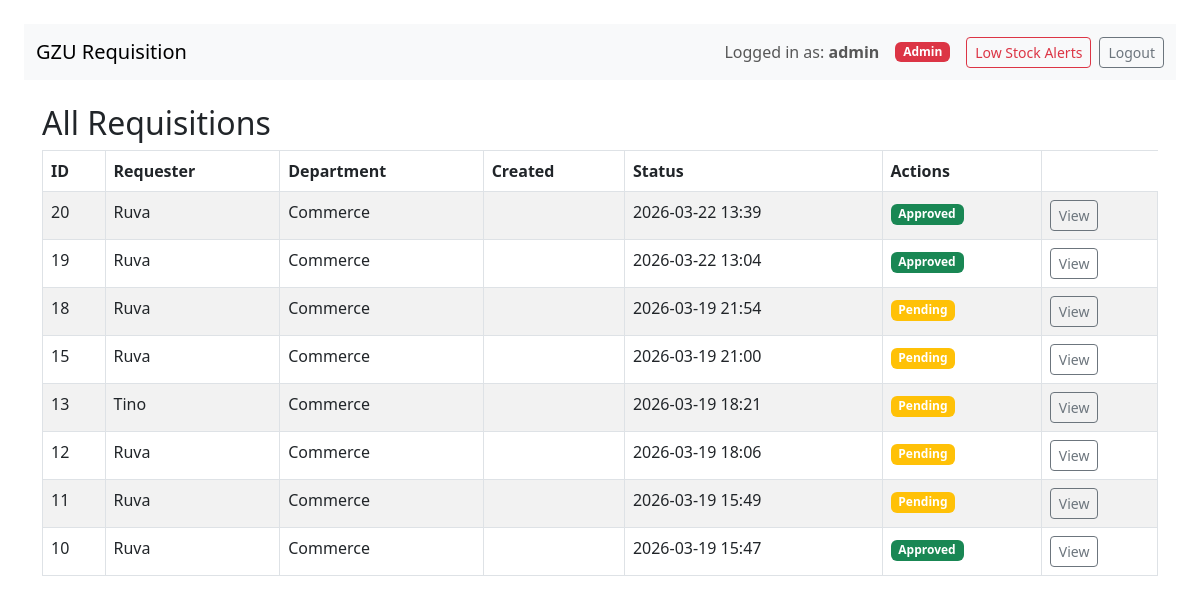
Page /requisitions/ (signed in) on the earlier database version.
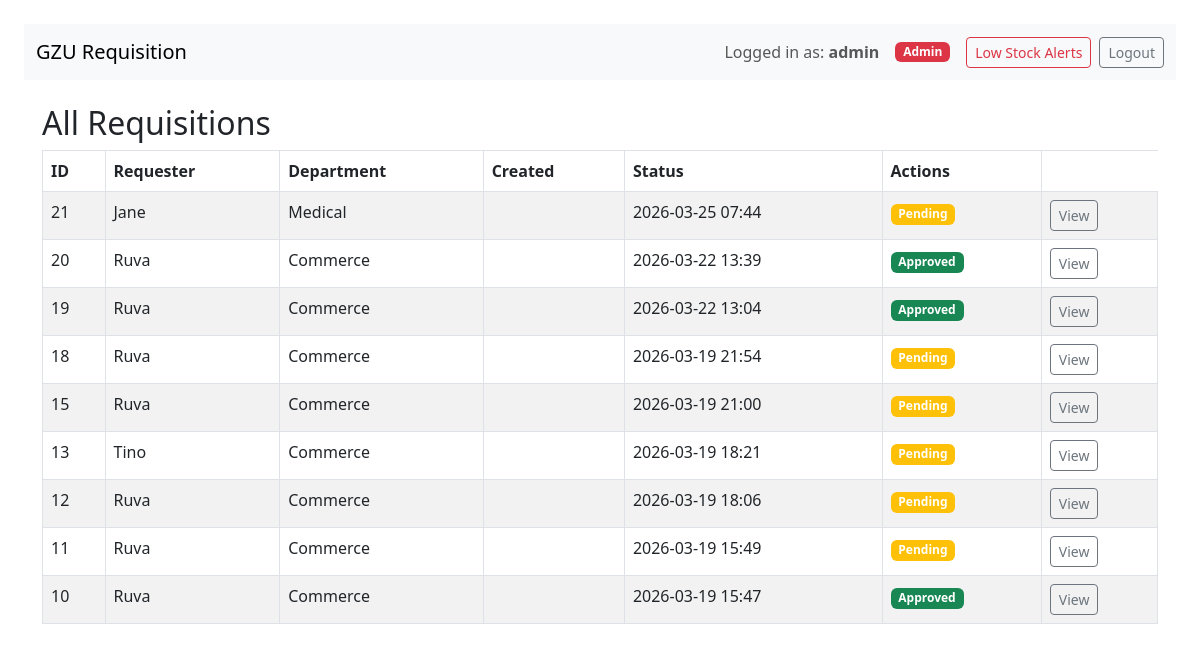
Same page on the later database version.
### requisitions/models.py (models this page shows, shortened)
class Requisition(models.Model):
    STATUS_CHOICES = [
        ('submitted', 'Submitted'),
        ('approved', 'Approved'),
        ('rejected', 'Rejected'),
        ('fulfilled', 'Fulfilled'),
        ('deleted', 'Deleted'),
    ]
    requester = models.ForeignKey(User, on_delete=models.CASCADE, null=True)
    department = models.ForeignKey(Department, on_delete=models.SET_NULL, null=True)
    created = models.DateTimeField(auto_now_add=True)
    request_date = models.DateField(default=now)
    status = models.CharField(max_length=20, choices=STATUS_CHOICES, default='submitted')
    notes = models.TextField(blank=True, null=True)

class Department(models.Model):
    name = models.CharField(max_length=200)

### requisitions/views.py (the view)
# urls.py: path('', views.requisition_list, name='requisition_list'),
@login_required
def requisition_list(request):
    user = request.user
    profile = getattr(user, 'profile', None)
    status_filter = request.GET.get('status')
    if profile and profile.role == 'head' and profile.department:
        qs = Requisition.objects.filter(
            department=profile.department
        ).exclude(status='deleted').order_by('-created')
    elif user.is_staff:
        qs = Requisition.objects.exclude(status='deleted').order_by('-created')
    elif profile:
        qs = Requisition.objects.filter(
            requester=user
        ).exclude(status='deleted').order_by('-created')
    else:
        qs = Requisition.objects.none()
    if status_filter:
        qs = qs.filter(status=status_filter)
    return render(
        request,
        'requisitions/requisition_list.html',
        {
            'requisitions': qs,
            'current_status': status_filter  # optional (for UI display)
        }
    )

### requisitions/templates/requisitions/requisition_list.html (shortened to what this page needs)
{% extends 'requisitions/base.html' %}
{% block content %}
<h2>
  {% if request.user.is_staff %}
    All Requisitions
  {% else %}
    Your Requisitions
  {% endif %}
</h2>
<table class="table table-striped table-bordered">
  <thead>
    <tr>
      <th>ID</th>
      {% if request.user.is_staff %}
      <th>Requester</th>
      <th>Department</th>
      {% endif %}
      <th>Created</th>
      <th>Status</th>
      <th>Actions</th>
    </tr>
  </thead>
  <tbody>
    {% for r in requisitions %}
      <tr {% if r.status == "deleted" %}class="table-danger"{% endif %}>
        <td>{{ r.id }}</td>
        {% if request.user.is_staff %}
        <td>{{ r.requester.username }}</td>
        <td>{{ r.department.name }}<td/>
        {% endif %}
        <td>{{ r.created|date:"Y-m-d H:i" }}</td>
        <td>
          {% if r.status == "approved" %}
            <span class="badge bg-success">Approved</span>
          {% elif r.status == "rejected" %}
            <span class="badge bg-danger">Rejected</span>
          {% elif r.status == "submitted" %}
            <span class="badge bg-warning">Pending</span>
          {% elif r.status == "deleted" %}
            <span class="badge bg-danger">Deleted by {{ r.deleted_by.username }}</span>
          {% else %}
            <span class="badge bg-secondary">{{ r.status }}</span>
          {% endif %}
        </td>
        <td>
          <a class="btn btn-sm btn-outline-secondary"
             href="{% url 'requisition_detail' r.id %}">
             View
          </a>
        </td>
      </tr>
    {% empty %}
      <tr>
        <td colspan="5">No requisitions</td>
      </tr>
    {% endfor %}
  </tbody>
</table>
{% endblock %}

### requisitions/templates/requisitions/base.html (shortened to what this page needs)
<!doctype html>
<html>
<head>
  <link href="https://cdn.jsdelivr.net/npm/bootstrap@5.3.0/dist/css/bootstrap.min.css" rel="stylesheet">
</head>
<body class="p-4">
<nav class="navbar navbar-expand-lg navbar-light bg-light mb-4">
  <div class="container-fluid">
    <a class="navbar-brand" href="{% url 'requisition_list' %}">
      GZU Requisition
    </a>
    <div class="d-flex align-items-center">
      {% if user.is_authenticated %}
        <span class="navbar-text me-3">
          Logged in as: <strong>{{ user.username }}</strong>
        </span>
        {% if user.is_staff %}
          <span class="badge bg-danger me-3">Admin</span>
          <a class="btn btn-outline-danger btn-sm me-2"
            href="{% url 'low_stock' %}">
            Low Stock Alerts
          </a>
        {% else %}
          <span class="badge bg-primary me-3">User</span>
        {% endif %}
        <form method="post" action="{% url 'logout' %}" class="d-inline">
          <button type="submit" class="btn btn-outline-secondary btn-sm">
            Logout
          </button>
        </form>
      {% else %}
        <a class="btn btn-outline-primary btn-sm" href="{% url 'login' %}">
          Login
        </a>
      {% endif %}
    </div>
  </div>
</nav>
<div class="container">
  {% block content %}{% endblock %}
</div>
</body>
</html>

Differences in the rows shown:
added Requisition: id "21", requester.username "Jane", department.name "Medical", created "2026-03-25 07:44", status "Pending"
